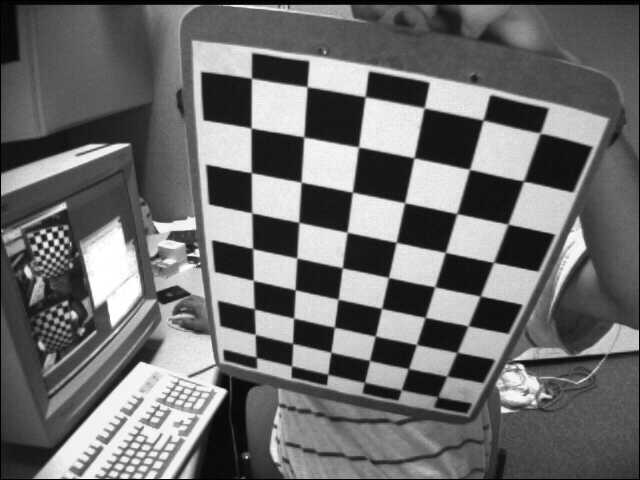
#> input picture Aula8/images/left02.jpg, 640 x 480 px
$ python Aula_08_Ex_02.py   (older library calls are emulated)
#> lines starting #> are read from the running program, lines starting #| are printed output that depends on the picture
 # reconstruction.py
 #
 # Example for 3D reconstruction
 #
 # Paulo Dias

import numpy as np
import cv2
import glob


# Mouse handler
def mouse_handler_l(event, x, y, flags, params):
    if event == cv2.EVENT_LBUTTONDOWN:
        # random color
        color = np.random.randint(0, 255, 3).tolist()
        # Draw line
        image = params
        cv2.line(image, (0, int(y)), (width, int(y)), color, 4)
        cv2.imshow("Right", image);
        cv2.waitKey(1)

def mouse_handler_r(event, x, y, flags, params):
    if event == cv2.EVENT_LBUTTONDOWN:
        # random color
        color = np.random.randint(0, 255, 3).tolist()
        # Draw line
        image = params
        cv2.line(image, (0, int(y)), (width, int(y)), color, 4)
        cv2.imshow("Left", image);
        cv2.waitKey(1)

# Load camera parameters
with np.load('stereoParams.npz') as data:
#> (reads Aula8/stereoParams.npz from the repository)
    intrinsics1 = data['intrinsics1']
    distortion1 = data['distortion1']
    intrinsics2 = data['intrinsics2']
    distortion2 = data['distortion2']
    R = data['R']
    T = data['T']
    E = data['E']
    F = data['F']

# Reading image
left = cv2.imread('images/left02.jpg')
#> left is the input picture: shape (480, 640, 3); min 0, max 255, mean 109
undistort_left = cv2.undistort(left, intrinsics1, distortion1)
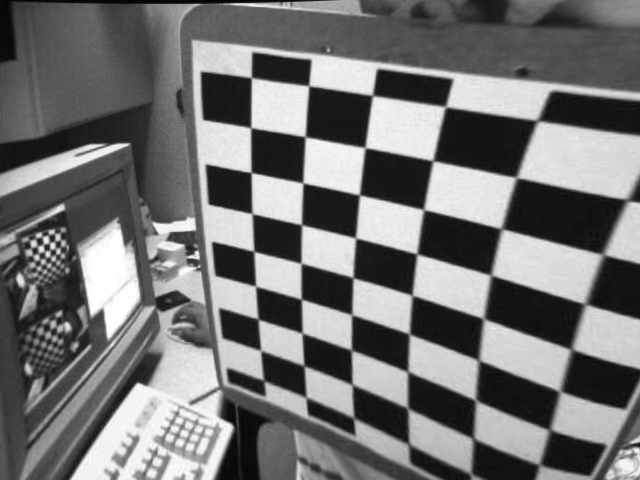
#> undistort_left: shape (480, 640, 3); min 0, max 255, mean 115.6

right = cv2.imread('images/right02.jpg')
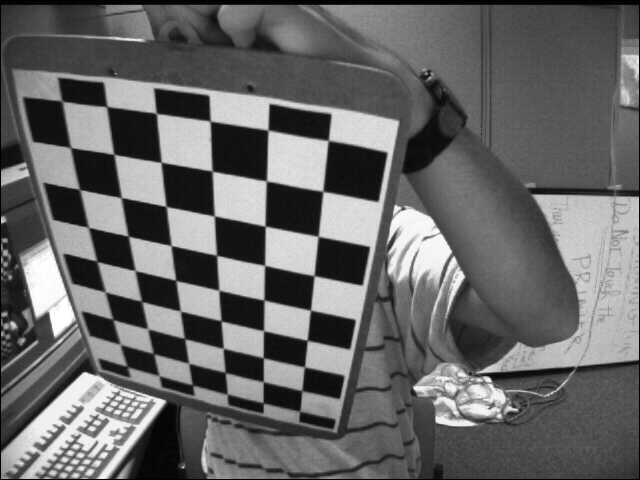
#> input picture Aula8/images/right02.jpg, 640 x 480 px
#> right is the input picture: shape (480, 640, 3); min 0, max 255, mean 103
undistort_right = cv2.undistort(right, intrinsics2, distortion2)
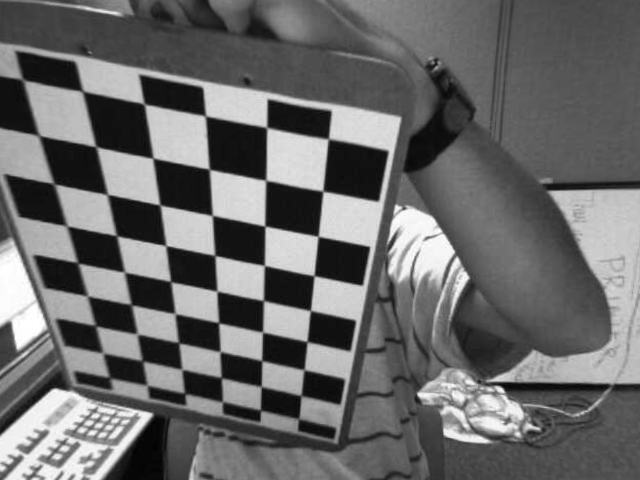
#> undistort_right: shape (480, 640, 3); min 1, max 255, mean 106.1

# stereo rectification
print("StereoRectifyMap");
height, width, depth =  undistort_left.shape
#> height = 480; width = 640; depth = 3

#R1,T1,R2,T2,Q = cv2.stereoRectify(intrinsics1, distortion1, intrinsics2, distortion2, (width,height), R, T, 0);
R1 = np.zeros(shape=(3,3))
R2 = np.zeros(shape=(3,3))
P1 = np.zeros(shape=(3,4))
P2 = np.zeros(shape=(3,4))
Q = np.zeros(shape=(4,4))

cv2.stereoRectify(intrinsics1, distortion1, intrinsics2, distortion2 ,(width, height), R, T, R1, R2, P1, P2, Q, flags=cv2.CALIB_ZERO_DISPARITY, alpha=-1, newImageSize=(0,0))

# Map computation
print("InitUndistortRectifyMap")
map1x, map1y = cv2.initUndistortRectifyMap(intrinsics1, distortion1, R1, P1, (width,height), cv2.CV_32FC1)
map2x, map2y = cv2.initUndistortRectifyMap(intrinsics2, distortion2, R2, P2, (width,height), cv2.CV_32FC1)

# Image Remaping
print("Remap images")
remap_imgl = None
gray_imagel = cv2.cvtColor(undistort_left, cv2.COLOR_BGR2GRAY)
remap_imgl = cv2.remap(gray_imagel, map1x, map1y, cv2.INTER_LINEAR, cv2.BORDER_CONSTANT, 0)
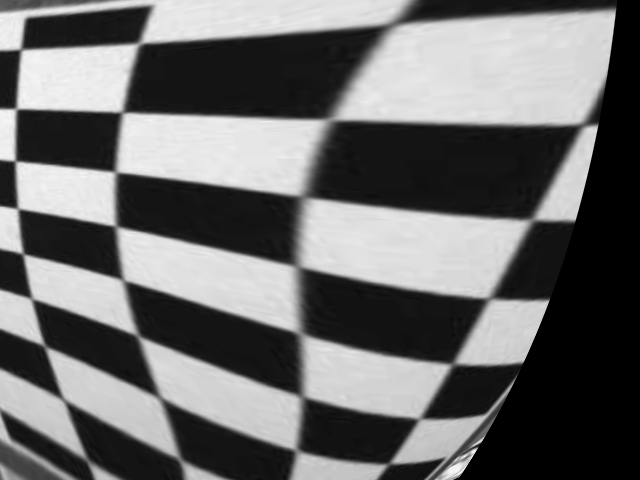
#> remap_imgl: shape (480, 640); min 0, max 247, mean 107.8

remap_imgr = None
gray_imager = cv2.cvtColor(undistort_right, cv2.COLOR_BGR2GRAY)
remap_imgr = cv2.remap(gray_imager, map2x, map2y, cv2.INTER_LINEAR, cv2.BORDER_CONSTANT, 0)
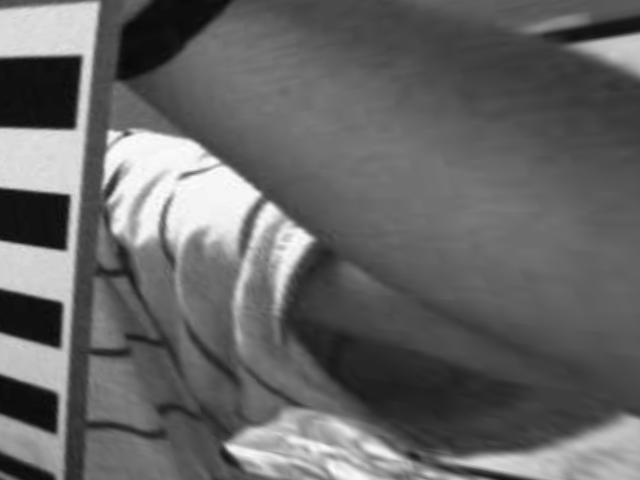
#> remap_imgr: shape (480, 640); min 9, max 254, mean 102


# Call the constructor for StereoBM
stereo = cv2.StereoSGBM_create(numDisparities =16*5 , blockSize =21)

# Calculate the disparity image
disparity = stereo.compute(remap_imgl, remap_imgr)
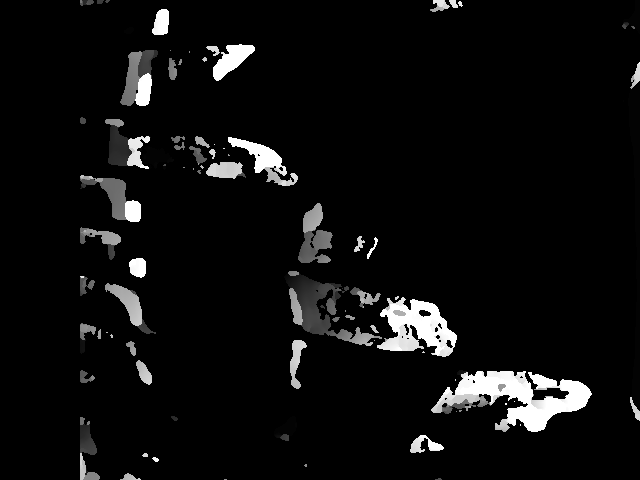
#> disparity: shape (480, 640) int16; min -16, max 1264, mean 53.9; drawn with min black and max white


# -- Display as a CV_8UC1 image
disparity = cv2.normalize(src=disparity, dst=disparity, beta=0, alpha=255,
norm_type=cv2.NORM_MINMAX)
disparity = np.uint8(disparity)


depth = cv2.reprojectImageTo3D(disparity, Q)
#> depth: shape (480, 640, 3) float32; 91.34% of the values are NaN or infinite; the others: min -202.9, max 1369.8, mean 84.55


cv2.imshow("left", left)
cv2.imshow("right", right)
cv2.imshow('Disparity Map', disparity)
cv2.waitKey()

np.savez('3DCoordinates.npz', depth = depth, disparity = disparity, Q = Q)


cv2.destroyAllWindows()
